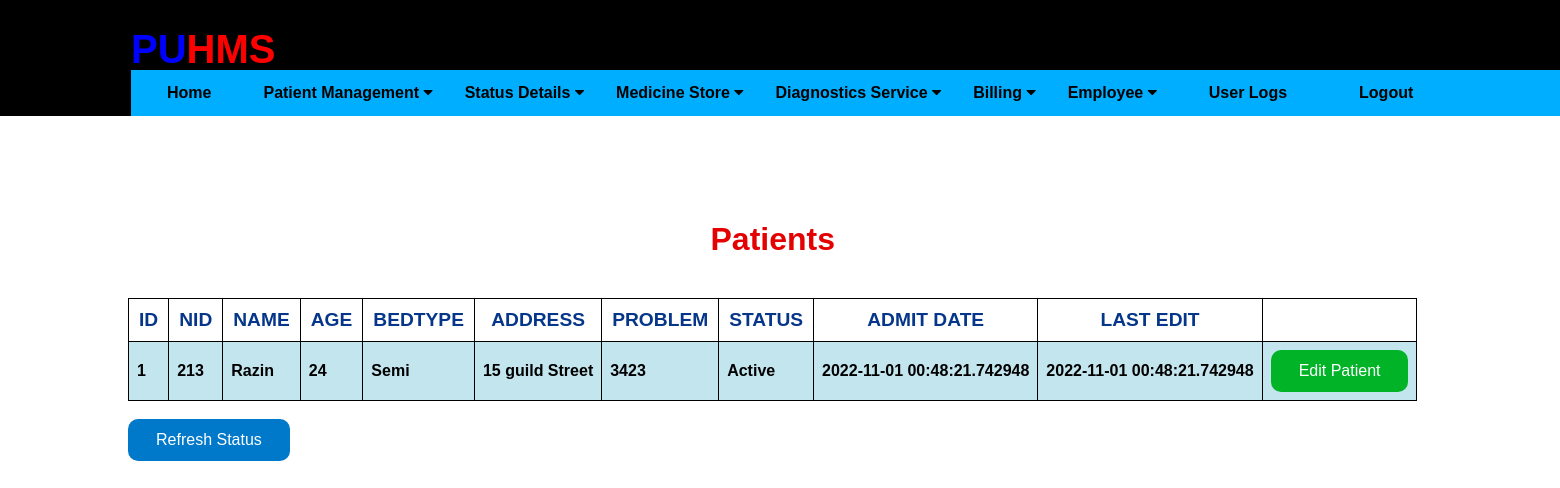
The app's page /update_patient (signed in) with its own data.
### application/db.py (models this page shows)
class Patients(db.Model):
    __tablename__ = 'patients'
    id = db.Column(db.Integer, primary_key=True)
    nid = db.Column(db.Integer, unique=True)
    pname = db.Column(db.String(20), nullable=False)
    age = db.Column(db.Integer)
    date = db.Column(db.DateTime, default=datetime.now)
    ldate = db.Column(db.DateTime, default=datetime.now)
    tbed = db.Column(db.String(10))
    address = db.Column(db.String(20))
    status = db.Column(db.String(20))
    issue = db.Column(db.String(100))
    pcontact = db.Column(db.String(20))
    assoc_contact = db.Column(db.String(20))
    room = db.Column(db.String(9))
    assignBed = db.Column(db.Integer(), nullable=False)

### application/routes.py (the view)
@app.route('/update_patient')
def update_patient():
    if session.get('username') or session.get('recepUsername'):
        updatep = Patients.query.all()
        if not updatep:
            flash('No patients exists in database')
            return redirect( url_for('create_patient') )
        else:
            print("inside else")
            return render_template('update_patient.html', updatep = updatep)
    else:
        return "<h1>You do not have permission to perform this action. Please go back</h1>"

### application/templates/update_patient.html (shortened to what this page needs)
{% extends "layout.html" %}
{% block content %}
<div class="astatus">
    <h1 style="color: rgb(228, 1, 1);" > Patients </h1><br>
    <table >
        <tr>
            <th>ID</th>
            <th>NID</th>
            <th>NAME</th>
            <th>AGE</th>
            <th>BEDTYPE</th>
            <th>ADDRESS</th>
            <th>PROBLEM</th>
            <th>STATUS</th>
            <th>ADMIT DATE</th>
            <th>LAST EDIT</th>
            <th></th>
        </tr>
        {% for update in updatep %}
        <tr>
            <td> {{ update.id }} </td>
            <td> {{ update.nid }} </td>
            <td> {{ update.pname }} </td>
            <td> {{ update.age }} </td>
            <td> {{ update.tbed }} </td>
            <td> {{ update.address }}</td>
            <td> {{ update.issue }} </td>
            <td> {{ update.status }} </td>
            <td> {{ update.date }} </td>
            <td> {{ update.ldate }} </td>
            <td> <button type="button" class="ubutton" onclick="window.location='editpatientdetail/{{ update.id }}'"> Edit Patient </button> </td>
        </tr>
        {% endfor %}
    </table>
    <br>
    <form action="{{ url_for('update_patient') }}">
    <button type="submit" class="ibutton" value="Refresh the list">Refresh Status</button>
    </form>
</div>
{% endblock %}

### application/static/css/main.css (style rules this page uses)
html { overflow-y: scroll; overflow-x: hidden; }
body { font-family: Arial, Helvetica, sans-serif; height: 100%; display: flex; flex-direction: column; }
table, th, td { border: 1px solid black; border-collapse: collapse; }
.astatus { position: absolute; top: 200px; padding-left: 120px; }
.astatus h1 { text-align: center; }

### application/templates/layout.html (style rules this page uses)
table { font-family: arial, sans-serif; border-collapse: collapse; width: 100%; }
td { border: 1px solid #dddddd; text-align: left; font-weight: bold; padding: 8px; }
th { border: 1px solid #dddddd; width: auto; color: #06368a; text-align: center; font-size: larger; font-weight: bolder; padding: 10px; }
tr:nth-child(even) { background-color: #c3e5ee; }
.ubutton { background-color: #00b327;; border: 2px; border-radius: 10px; color: white; padding: 12px 28px; text-align: center; text-decoration: none; display: inline-block; font-size: 16px; }
.ibutton { background-color: #0079ca;; border: 2px; border-radius: 10px; color: white; padding: 12px 28px; text-align: center; text-decoration: none; display: inline-block; font-size: 16px; }

### records on screen
Patients: id "1", nid "213", pname "Razin", age "24", tbed "Semi", address "15 guild Street", issue "3423", status "Active", date "2022-11-01 00:48:21.742948", ldate "2022-11-01 00:48:21.742948"
